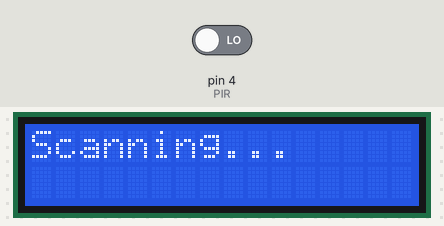
Recording of a sketch running on a simulated Arduino Uno, built with avr-gcc and run on an emulated ATmega328P. On the bench: 16×2 character LCD. The inputs (shaded band) are chosen by the test bench; at power-on: pin 4 (PIR) LOW.

Above: at 1.2 s.
1.3 s: pin 4 (PIR) driven HIGH
At 2.1 s:
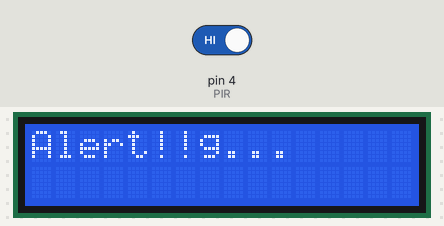
2.8 s: pin 4 (PIR) driven LOW
At 3.3 s:
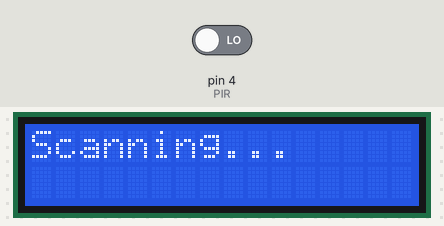
Timing chart, 0 to 5.8 s (numbered marks = the images above; inputs shaded):
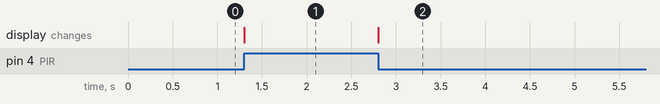

Measured:
- after the input at 1.3 s, the display: changes at once (image 1)
- after the input at 2.8 s, the display: changes at once (image 2)

The sketch:

PIR_and_LCD.ino
```cpp
# include <LiquidCrystal.h>

LiquidCrystal lcd (7,8,9,10,11,12);
int PIR=4;
int Readvalue;

void setup() {
  pinMode(PIR,INPUT);
  lcd.begin(16,2);
  lcd.clear();

}

void loop() {
  lcd.setCursor(0,0);
  Readvalue=digitalRead(PIR);
  if (Readvalue == HIGH) {
    lcd.print("Alert!!");
  }
  else{
    lcd.print("Scanning...");
  }

}
```
